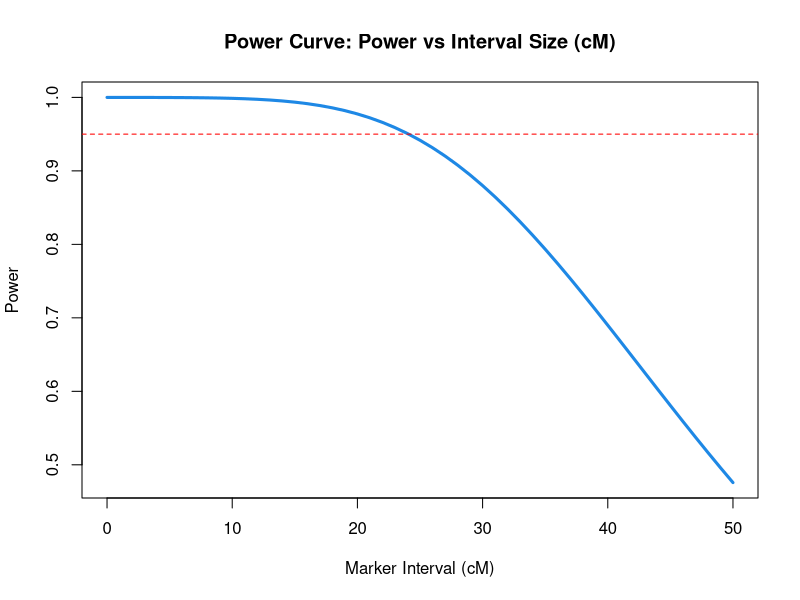
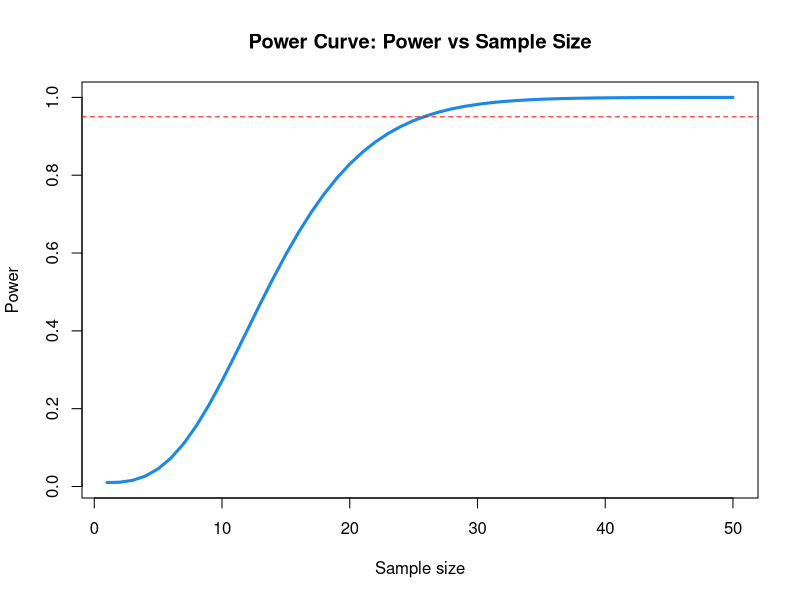
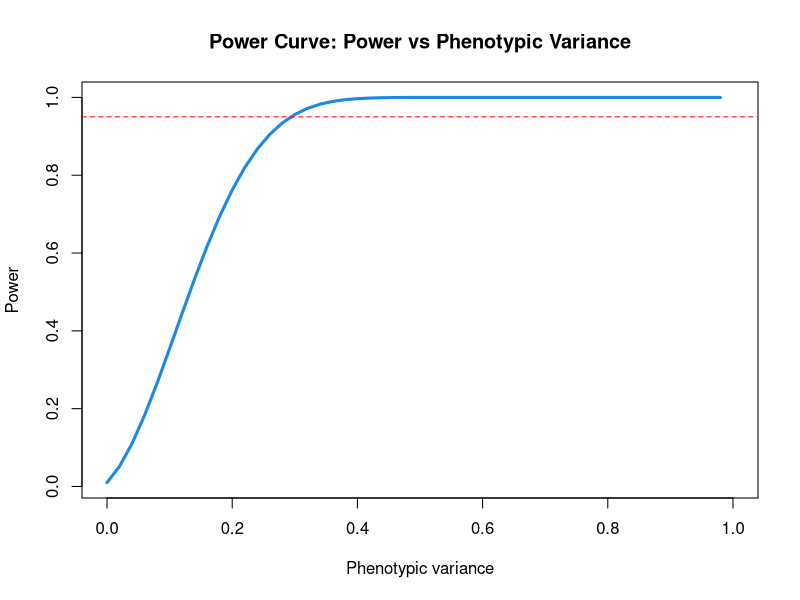

These charts were generated, in order, by the following R code:
## ---- chunk 1
QTL_Power_calc <- function(sampleSize, 
                           intervalcM,
                           phenoVariance,
                           cross = "simple")
{
  
  ## 1 # find recombination rate
  recomb = 0.5*(1-exp(-(intervalcM/sampleSize)))
  
  ## 2 # Calculate the Qx2
  # based on mating strategy:
  ## if cross = "simple"
  if(cross == "simple") {
    Qx2 = ((1-2*recomb)^2)/(2-4*recomb*(1-recomb))
  }
  
  # if cross = backcross ("BC")
  if(cross == "BC") {
    Qx2 = ((1-2*recomb)^2)/(4-8*(1-recomb)*recomb)
  }
  
  # if cross is double haploid (DH)
  if(cross == "DH") {
    Qx2 = 2-(1/(1-2*(1-recomb))*recomb)
  }
  
  # if cross us recombinant inbred line ("RIL")
  if(cross == "RIL") {
    Qx2 = 1 - ((2*recomb)/(1+4*recomb^2))
  }
  
  ## 3 # Calculate the squared QTL effect a^2
  # phenoVariance = 0.1
  effect <- (phenoVariance/(0.5*(1 - phenoVariance)))
  
  ## 4 # Calculate the non-centrality parameters
  nonCent <- sampleSize * Qx2 * (effect/(1 + effect * (0.5 - Qx2)))
  
  ## 5 # Calculate type 1 error (=0.01):
  type_1 <- qf(0.99, 1, sampleSize)
  
  ## 6 # Calculate the Type 2 error, F distribution
  type_2 <- pf(type_1, 1, sampleSize, nonCent)
  
  # 7 # Calculate statistical power to detect QTL
  power_r <- 1-type_2
  print(power_r)
}
## ---- chunk 2
QTL_Power_calc(sampleSize = 100, 
               intervalcM = 5,
               phenoVariance = 0.1,
               cros = "simple")
## ---- chunk 3
QTL_Power_calc(200, 10, 0.75, "BC")

## ---- chunk 4
intervals <- seq(0, 50, by=1) # in cM
power_vals <- sapply(intervals, function(i) {
  QTL_Power_calc(sampleSize = 50,
                 intervalcM = i,
                 phenoVariance = 0.5)
})
## ---- chunk 5
plot(intervals, power_vals, type = "l", lwd = 3,
     col = "#1E88E5",
     xlab = "Marker Interval (cM)",
     ylab = "Power",
     main = "Power Curve: Power vs Interval Size (cM)")
abline(h = 0.95, col = "red", lty = 2)
## ---- chunk 6
samples <- seq(1, 50, by=1) # sample size
power_sample <- sapply(samples, function(i) {
  QTL_Power_calc(sampleSize = i,
                 intervalcM = 3, 
                 phenoVariance = 0.5)
})
## ---- chunk 7
plot(samples, power_sample, type = "l", lwd = 3,
     col = "#1E88E5",
     xlab = "Sample size",
     ylab = "Power",
     main = "Power Curve: Power vs Sample Size")
abline(h = 0.95, col = "red", lty = 2)

## ---- chunk 8
pheno <- seq(0, 1, by=0.02) # sample size
power_pheno <- sapply(pheno, function(i) {
  QTL_Power_calc(sampleSize = 50,
                 intervalcM = 3, 
                 phenoVariance = i)
})
## ---- chunk 9
plot(pheno, power_pheno, type = "l", lwd = 3,
     col = "#1E88E5",
     xlab = "Phenotypic variance",
     ylab = "Power",
     main = "Power Curve: Power vs Phenotypic Variance")
abline(h = 0.95, col = "red", lty = 2)
